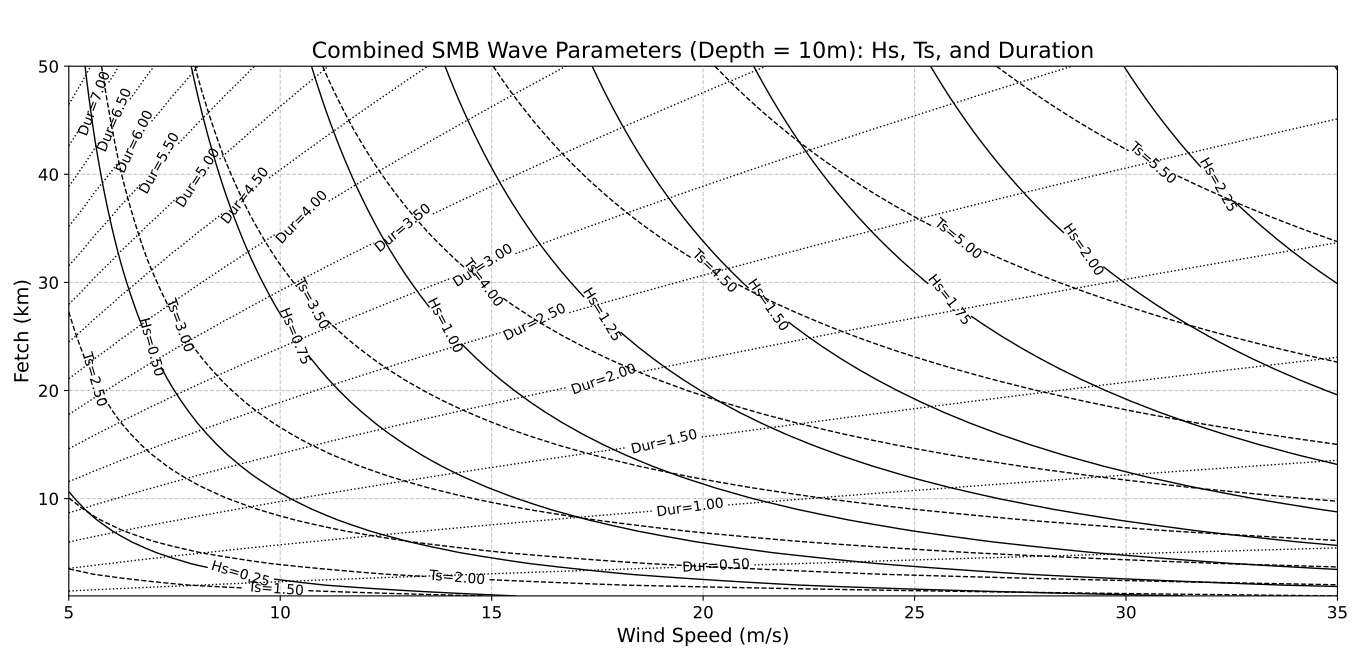

The script that drew this image:
import math
import numpy as np
import matplotlib.pyplot as plt

# =============================================================================
# SMB Wave Prediction Model (Depth-Limited Water)
# =============================================================================
# This function is adapted from the provided calculator.py to be self-contained
# within this script for chart generation, specifically for depth-limited conditions.
def calculate_depth_limited(wind_speed, fetch, depth, gravity=9.81):
    """
    Calculates wave properties for depth-limited conditions using the SMB method.

    This function uses SMB-based formulas adapted for shallow or transitional
    depths, where wave growth is influenced by the seabed. The Hs and Ts
    formulas are from the Shore Protection Manual. The duration is calculated
    using the direct formula from the Coastal Engineering Manual.

    Args:
        wind_speed (float): Wind speed at 10m height (m/s).
        fetch (float):      Effective fetch length (m).
        depth (float):      Water depth (m).
        gravity (float):    Acceleration of gravity (m/s^2).

    Returns:
        tuple: A tuple containing Hs (m), Ts (s), and t_min (hours).
    """
    # --- Dimensionless Parameters ---
    # For depth-limited cases, both dimensionless fetch and dimensionless
    # depth are required to characterize the conditions.
    dim_fetch = (gravity * fetch) / wind_speed**2
    dim_depth = (gravity * depth) / wind_speed**2

    # --- Depth-Limited Significant Wave Height (Hs) ---
    # This formula combines the effects of fetch and depth. The outer tanh
    # term accounts for the depth limitation, while the inner tanh term
    # accounts for the fetch limitation.
    # Ref: U.S. Army (1984), Shore Protection Manual.
    term_h = 0.00565 * (dim_fetch)**0.5
    tanh_depth_h = math.tanh(0.530 * (dim_depth)**0.75)
    Hs = (wind_speed**2 / gravity) * 0.283 * tanh_depth_h * math.tanh(term_h / tanh_depth_h)

    # --- Depth-Limited Significant Wave Period (Ts) ---
    # Similar to the height calculation, this formula combines dimensionless
    # fetch and depth to determine the period.
    # Ref: U.S. Army (1984), Shore Protection Manual.
    term_t = 0.0379 * (dim_fetch)**0.333
    tanh_depth_t = math.tanh(0.833 * (dim_depth)**0.375)
    Ts = (wind_speed / gravity) * 7.54 * tanh_depth_t * math.tanh(term_t / tanh_depth_t)

    # --- Minimum Wind Duration (t_min) Calculation ---
    # This complex empirical formula calculates the minimum time required for a
    # given wind speed and fetch to generate a fully fetch-limited sea. If the
    # actual storm duration is less than this value, the sea state would be
    # considered duration-limited.
    # Ref: Etemad-Shahidi et al. (2009), based on SPM data.
    log_dim_fetch = math.log(dim_fetch)
    A, B, C, D = 0.0161, 0.3692, 2.2024, 0.8798
    exponent_term = (A * log_dim_fetch**2 - B * log_dim_fetch + C)**0.5 + D * log_dim_fetch
    gt_min_U = 6.5882 * math.exp(exponent_term)
    t_min_seconds = gt_min_U * wind_speed / gravity
    t_min_hours = t_min_seconds / 3600  # Convert to hours for practical use

    return Hs, Ts, t_min_hours

def generate_combined_chart_depth_limited(min_wind_speed, max_wind_speed, num_wind_steps,
                                          min_fetch_km, max_fetch_km, num_fetch_steps,
                                          fixed_depth_m):
    """
    Generates and displays a single contour chart for Hs, Ts, and t_min
    for a fixed water depth.

    The chart shows Hs, Ts, and t_min as functions of wind speed and fetch length
    in depth-limited water conditions, using the SMB model. Different black line styles
    are used for each parameter.

    Args:
        min_wind_speed (float): Minimum wind speed for the chart (m/s).
        max_wind_speed (float): Maximum wind speed for the chart (m/s).
        num_wind_steps (int):   Number of steps for wind speed axis.
        min_fetch_km (float):   Minimum fetch length for the chart (km).
        max_fetch_km (float):   Maximum fetch length for the chart (km).
        num_fetch_steps (int):  Number of steps for fetch length axis.
        fixed_depth_m (float):  Fixed water depth for the calculations (m).
    """
    print(f"Generating combined SMB parameters chart for depth = {fixed_depth_m}m...")

    wind_speeds = np.linspace(min_wind_speed, max_wind_speed, num_wind_steps)
    fetch_kms = np.linspace(min_fetch_km, max_fetch_km, num_fetch_steps)

    WS_grid, F_grid_km = np.meshgrid(wind_speeds, fetch_kms)
    F_grid_m = F_grid_km * 1000 # Convert fetch from km to meters for calculation

    Hs_values = np.zeros_like(WS_grid)
    Ts_values = np.zeros_like(WS_grid)
    t_min_values = np.zeros_like(WS_grid)

    for i in range(num_fetch_steps):
        for j in range(num_wind_steps):
            Hs, Ts, t_min = calculate_depth_limited(WS_grid[i, j], F_grid_m[i, j], fixed_depth_m)
            Hs_values[i, j] = Hs
            Ts_values[i, j] = Ts
            t_min_values[i, j] = t_min

    # Set figure size to A3 landscape (420mm x 297mm converted to inches)
    plt.figure(figsize=(420/25.4, 297/25.4))

    # Plot Hs contours (solid black lines) with 0.25m step
    # Filter out NaN values for Hs before plotting, if any
    Hs_finite_values = Hs_values[np.isfinite(Hs_values)]
    if Hs_finite_values.size > 0:
        hs_levels = np.arange(np.floor(Hs_finite_values.min() * 4) / 4, np.ceil(Hs_finite_values.max() * 4) / 4 + 0.25, 0.25)
        hs_contour = plt.contour(WS_grid, F_grid_km, Hs_values,
                                 levels=hs_levels,
                                 colors='black', linestyles='solid', linewidths=1.0)
        plt.clabel(hs_contour, inline=True, fontsize=10, fmt='Hs=%.2f')
    else:
        print("Warning: No finite Hs values to plot. Check input ranges.")


    # Plot Ts contours (dashed black lines) with 0.5s step
    # Filter out NaN values for Ts before plotting, if any
    Ts_finite_values = Ts_values[np.isfinite(Ts_values)]
    if Ts_finite_values.size > 0:
        ts_levels = np.arange(np.floor(Ts_finite_values.min() * 2) / 2, np.ceil(Ts_finite_values.max() * 2) / 2 + 0.5, 0.5)
        ts_contour = plt.contour(WS_grid, F_grid_km, Ts_values,
                                 levels=ts_levels,
                                 colors='black', linestyles='dashed', linewidths=1.0)
        plt.clabel(ts_contour, inline=True, fontsize=10, fmt='Ts=%.2f')
    else:
        print("Warning: No finite Ts values to plot. Check input ranges.")

    # Plot t_min contours (dotted black lines) with 0.5h step
    # Filter out NaN values for t_min before plotting, if any
    t_min_finite_values = t_min_values[np.isfinite(t_min_values)]
    if t_min_finite_values.size > 0:
        dur_levels = np.arange(np.floor(t_min_finite_values.min() * 2) / 2, np.ceil(t_min_finite_values.max() * 2) / 2 + 0.5, 0.5)
        t_min_contour = plt.contour(WS_grid, F_grid_km, t_min_values,
                                    levels=dur_levels,
                                    colors='black', linestyles='dotted', linewidths=1.0)
        plt.clabel(t_min_contour, inline=True, fontsize=10, fmt='Dur=%.2f')
    else:
        print("Warning: No finite t_min values to plot. Check input ranges.")

    plt.title(f'Combined SMB Wave Parameters (Depth = {fixed_depth_m}m): Hs, Ts, and Duration', fontsize=16)
    plt.xlabel('Wind Speed (m/s)', fontsize=14)
    plt.ylabel('Fetch (km)', fontsize=14)

    plt.grid(True, linestyle='--', alpha=0.7)
    plt.subplots_adjust(left=0.05, right=0.98, top=0.90, bottom=0.10) # Adjusted top margin for longer title
    plt.tick_params(axis='both', which='major', labelsize=12)
    plt.show()
    print("Combined chart generation complete.")


if __name__ == "__main__":
    # Define the parameters for the charts as per user's request
    WIND_SPEED_MIN = 5
    WIND_SPEED_MAX = 35
    NUM_WIND_STEPS = 50

    FETCH_KM_MIN = 1
    FETCH_KM_MAX = 50
    NUM_FETCH_STEPS = 50

    FIXED_DEPTH = 10 # Fixed depth of 10 meters as requested

    generate_combined_chart_depth_limited(WIND_SPEED_MIN, WIND_SPEED_MAX, NUM_WIND_STEPS,
                                          FETCH_KM_MIN, FETCH_KM_MAX, NUM_FETCH_STEPS,
                                          FIXED_DEPTH)
